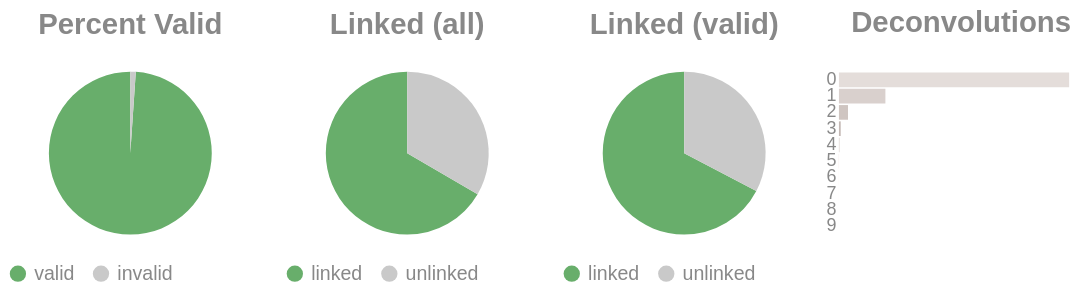

The cell this chart's notebook holds for it:
### Code cell
if SKIPLR:
    pass
else:
    clash = Counter()
    for i in valids['molecule'].to_list():
        _mol = i.split("-")
        if len(_mol) == 1:
            clash.update('0')
        else:
            clash.update(_mol[-1])

    _d = {"deconvolutions": [], 'count': []}
    for k,v in clash.items():
        _d['deconvolutions'].append(k)
        _d['count'].append(v)

    tot_valid = valids['reads'].sum()
    mask = valids['reads'] >= 2
    n_linked_reads = valids.filter(mask)['reads'].sum()
    if n_linked_reads == 0:
        print_html("No linked molecules (>=2 reads) were detected; skipping linked-only distributions.")
        SKIPLR = True
    else:
        perc_valid = round(tot_valid / n_reads, 4)
        linked_perc_abs = round(n_linked_reads / n_reads, 4)
        linked_perc = round(n_linked_reads / tot_valid, 4)

    _valid = pl.DataFrame({"valids": ['valid', 'invalid'], "count": [tot_valid, n_reads - tot_valid]})
    _linked_abs = pl.DataFrame({"linked (absolute)": ['linked', 'unlinked'], "count": [n_linked_reads, n_reads - n_linked_reads]})
    _linked_rel = pl.DataFrame({"linked (valids)": ['linked', 'unlinked'], "count": [n_linked_reads, tot_valid - n_linked_reads]})

    (
        alt.hconcat(
            piechart(_valid, goodval = 'valid', title = "Percent Valid"),
            piechart(_linked_abs, goodval = "linked", title =  "Linked (all)"),
            piechart(_linked_rel, goodval = "linked", title =  "Linked (valid)"),
            convolutionbar(pl.DataFrame(_d), title = "Deconvolutions"),
            center = True,
            bounds = 'flush'
        )
        .resolve_scale(color='independent')
        .resolve_legend('independent')
        .properties(usermeta={'embedOptions': {"actions": False}})
    ).display()

### Figure 1 — Vega-Lite specification as saved in the notebook (floating-point values rounded to 4 significant figures)
{"width": "container", "height": 400, "config": {"title": {"anchor": "start", "dy": -15, "fontSize": 18, "color": "#888888", "subtitleColor": "#888888", "subtitleFontSize": 14}, "arc": {"fill": "#0072B2"}, "axis": {"domainColor": "#888888", "domainWidth": 0.5, "gridWidth": 0.2, "grid": false, "titleFontWeight": 400, "titleFontSize": 15, "labelFontSize": 11, "labelColor": "#888888", "tickColor": "#888888", "tickWidth": 0.2, "titleColor": "#888888"}, "axisBand": {"grid": false}, "axisX": {"grid": true, "tickSize": 10, "domainCap": "round"}, "axisY": {"domain": false, "grid": true, "tickSize": 0, "domainCap": "round"}, "background": "transparent", "header": {"labelFontSize": 15, "labelColor": "#888888", "titleFontSize": 15, "titleFontWeight": 600, "titleColor": "#888888"}, "legend": {"labelFont": "sans-serif", "labelFontSize": 12, "labelColor": "#888888", "symbolSize": 100, "symbolType": "circle", "titleFontSize": 12, "titlePadding": 10, "titleColor": "#888888", "title": null}, "range": {"category": ["#E69F00", "#56B4E9", "#009E73", "#F0E442", "#0072B2", "#D55E00", "#CC79A7", "#000000"], "diverging": ["#cfe8f3", "#a2d4ec", "#73bfe2", "#46abdb", "#1696d2", "#12719e"]}, "area": {"fill": "#0072B2", "fillOpacity": 0.7, "line": true, "strokeOpacity": 0.7}, "line": {"color": "#0072B2", "stroke": "#0072B2", "strokeWidth": 2}, "trail": {"color": "#0072B2", "stroke": "#0072B2", "strokeWidth": 0, "size": 1}, "point": {"filled": true, "fillOpacity": 1.0, "size": 95}, "text": {"color": "#888888", "fontSize": 11, "align": "right", "fontWeight": 400, "size": 11}, "bar": {"fill": "#0072B2", "stroke": null}, "view": {"stroke": null, "continuousWidth": 660, "continuousHeight": 400}}, "hconcat": [{"data": {"name": "data-635e686ad7bd65147ca687adcc04a66b"}, "mark": {"type": "arc"}, "encoding": {"color": {"field": "valids", "legend": {"orient": "bottom", "title": null}, "scale": {"domain": ["valid", "invalid"], "range": ["#68ae6b", "#C9C9C9"]}, "title": "Valids", "type": "nominal"}, "theta": {"field": "count", "type": "quantitative"}, "tooltip": [{"field": "valids", "title": "Valids", "type": "ordinal"}, {"field": "percent", "format": ".2%", "title": "Percent", "type": "quantitative"}, {"field": "count", "title": "Count", "type": "quantitative"}]}, "height": 100, "title": {"text": "Percent Valid", "align": "center", "anchor": "middle"}, "transform": [{"calculate": "datum.count / 15922731", "as": "percent"}], "width": 150}, {"data": {"name": "data-bd1fb1747758e459f219d06b8065321c"}, "mark": {"type": "arc"}, "encoding": {"color": {"field": "linked (absolute)", "legend": {"orient": "bottom", "title": null}, "scale": {"domain": ["linked", "unlinked"], "range": ["#68ae6b", "#C9C9C9"]}, "title": "Linked (Absolute)", "type": "nominal"}, "theta": {"field": "count", "type": "quantitative"}, "tooltip": [{"field": "linked (absolute)", "title": "Linked (Absolute)", "type": "ordinal"}, {"field": "percent", "format": ".2%", "title": "Percent", "type": "quantitative"}, {"field": "count", "title": "Count", "type": "quantitative"}]}, "height": 100, "title": {"text": "Linked (all)", "align": "center", "anchor": "middle"}, "transform": [{"calculate": "datum.count / 15922731", "as": "percent"}], "width": 150}, {"data": {"name": "data-bc092f4e7daaefdd73abe7a1a9aa9d37"}, "mark": {"type": "arc"}, "encoding": {"color": {"field": "linked (valids)", "legend": {"orient": "bottom", "title": null}, "scale": {"domain": ["linked", "unlinked"], "range": ["#68ae6b", "#C9C9C9"]}, "title": "Linked (Valids)", "type": "nominal"}, "theta": {"field": "count", "type": "quantitative"}, "tooltip": [{"field": "linked (valids)", "title": "Linked (Valids)", "type": "ordinal"}, {"field": "percent", "format": ".2%", "title": "Percent", "type": "quantitative"}, {"field": "count", "title": "Count", "type": "quantitative"}]}, "height": 100, "title": {"text": "Linked (valid)", "align": "center", "anchor": "middle"}, "transform": [{"calculate": "datum.count / 15751842", "as": "percent"}], "width": 150}, {"data": {"name": "data-78a2217b6e990be9ce5e3ab7857e5b77"}, "mark": {"type": "bar"}, "encoding": {"color": {"field": "deconvolutions", "legend": null, "scale": {"scheme": "lightgreyred"}, "type": "nominal"}, "tooltip": [{"field": "deconvolutions", "title": "Deconvolutions", "type": "ordinal"}, {"field": "percent", "format": ".2%", "title": "Percent", "type": "quantitative"}, {"field": "count", "title": "Count", "type": "quantitative"}], "x": {"axis": null, "field": "count", "type": "quantitative"}, "y": {"field": "deconvolutions", "sort": "ascending", "title": null, "type": "nominal"}}, "height": 100, "title": {"text": "Deconvolutions", "align": "center", "anchor": "middle"}, "transform": [{"calculate": "datum.count / 8249875", "as": "percent"}], "width": 150}], "bounds": "flush", "center": true, "resolve": {"legend": {"angle": "independent"}, "scale": {"color": "independent"}}, "usermeta": {"embedOptions": {"actions": false}}, "$schema": "https://vega.github.io/schema/vega-lite/v6.4.1.json", "datasets": {"data-635e686ad7bd65147ca687adcc04a66b": [{"valids": "valid", "count": 15751842}, {"valids": "invalid", "count": 170889}], "data-bd1fb1747758e459f219d06b8065321c": [{"linked (absolute)": "linked", "count": 10603524}, {"linked (absolute)": "unlinked", "count": 5319207}], "data-bc092f4e7daaefdd73abe7a1a9aa9d37": [{"linked (valids)": "linked", "count": 10603524}, {"linked (valids)": "unlinked", "count": 5148318}], "data-78a2217b6e990be9ce5e3ab7857e5b77": [{"deconvolutions": "0", "count": 6594994}, {"deconvolutions": "1", "count": 1331115}, {"deconvolutions": "2", "count": 260110}, {"deconvolutions": "3", "count": 50799}, {"deconvolutions": "4", "count": 10183}, {"deconvolutions": "5", "count": 2116}, {"deconvolutions": "6", "count": 450}, {"deconvolutions": "7", "count": 92}, {"deconvolutions": "8", "count": 15}, {"deconvolutions": "9", "count": 1}]}}
